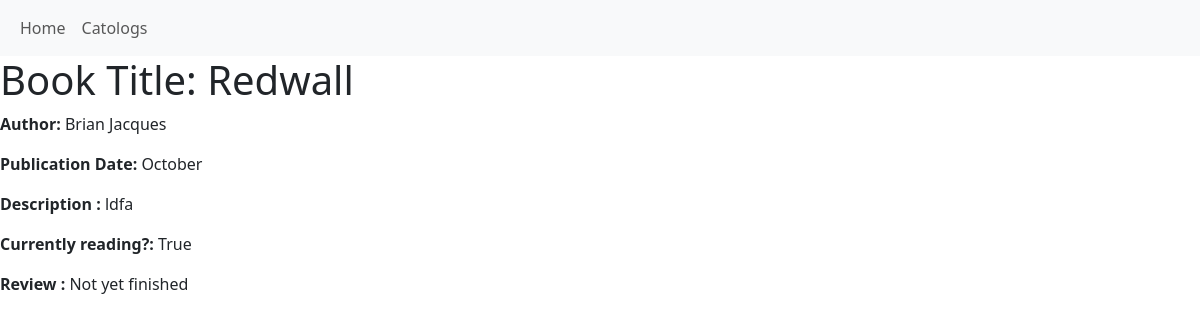
Page /book/2/ on the earlier database version.
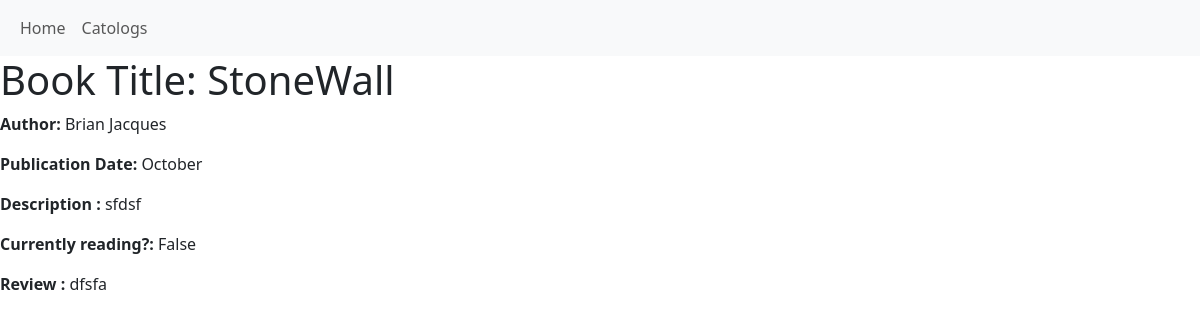
Same page on the later database version.
### book_app/models.py (models this page shows, shortened)
class Book(models.Model):
    title =models.CharField(max_length=200)
    author= models.CharField(max_length=200)
    publication_date = models.CharField(max_length=200)
    description=models.TextField(null=True, blank=False)
    is_active = models.BooleanField(default=False)
    review = models.TextField(null=True, blank=True)
    catalog = models.ForeignKey(Catalog, on_delete=models.CASCADE, null = True)

### book_app/views.py (the view)
# urls.py: path('book/<int:pk>/', views.BookDetailView.as_view(), name ='Book-detail'),
class BookDetailView(generic.DetailView):
    model = Book

### book_app/templates/book_app/book_detail.html
{% extends 'book_app/base_template.html' %}
{% block content %}
  <h1>Book Title: {{ book.title }}</h1>
  <p> <strong> Author: </strong>{{ book.author }}</p>
  <p> <strong> Publication Date: </strong>{{ book.publication_date }}</p>
  <p> <strong> Description : </strong>{{ book.description }}</p>
  <p> <strong> Currently reading?: </strong>{{ book.is_active }}</p>
  <p> <strong> Review : </strong>{{ book.review }}</p>
  {% endblock %}

Differences in the rows shown:
changed Book "Brian Jacques": title "Redwall" → "StoneWall"; description "ldfa" → "sfdsf"; is_active "True" → "False"; review "Not yet finished" → "dfsfa"
